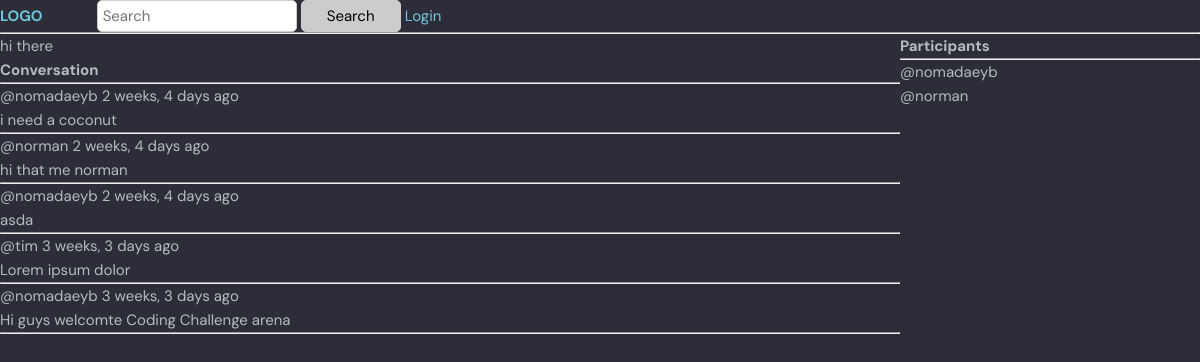
The page /room/1/ on the database its author committed.
### base/models.py (models this page shows, shortened)
class Room(models.Model):
    host = models.ForeignKey(User,on_delete=models.SET_NULL,null=True)
    topic = models.ForeignKey(Topic,on_delete=models.SET_NULL,null=True)
    name= models.CharField(max_length=200,null=True,blank=True)
    description = models.TextField(null=True,blank=True)
    participants = models.ManyToManyField(User,related_name="participants",blank=True)
    updated = models.DateTimeField(auto_now=True)
    created = models.DateTimeField(auto_now_add=True)
    class Meta:
        ordering = ["-updated","-created"]

class Message(models.Model):
    user = models.ForeignKey(User,on_delete=models.CASCADE)
    room = models.ForeignKey(Room,on_delete=models.CASCADE)
    body = models.TextField()
    updated = models.DateTimeField(auto_now=True)
    created = models.DateTimeField(auto_now_add=True)
    class Meta:
        ordering = ["-created","-updated"]

### base/views.py (the view, shortened to what this page needs)
# urls.py: path("room/<str:pk>/",views.room,name="room"),
def room(request,pk):
    room = Room.objects.get(id=pk)
    room_messages = room.message_set.all().order_by("-created")
    participants = room.participants.all()
    context = {"room":room,"room_messages":room_messages,"participants":participants}
    return render(request,"base/room.html",context)

### base/templates/base/room.html (shortened to what this page needs)
{% extends "main.html"  %}
{% block content %}
<div class="room-container" >
    <div>
</h1>{{ room.name}}</h1>
<div class= "comment-wrapper">
    <h3>Conversation</h3>
    <hr>
    {% for message in room_messages %}
        <div>
            <small>@{{message.user}} {{message.created | timesince }} ago</small>
            <p>{{message.body}}</p>
            <hr>
        </div>
    {% endfor %}
</div>
   </div>
   <div>
         <h3>Participants</h3>
         <ul>
            <hr>
              {% for user in participants %}
              <div>
              <p>@{{user.username}}</p>
              </div>
              {% endfor %}
         </ul>
   </div>
</div>
{% endblock %}

### static/styles/style.css (style rules this page uses)
:root { --color-main: #71c6dd; --color-main-light: #e1f6fb; --color-dark: #3f4156; --color-dark-medium: #51546e; --color-dark-light: #696d97; --color-light: #e5e5e5; --color-gray: #8b8b8b; --color-light-gray: #b2bdbd; --color-bg: #2d2d39; --color-success: #5dd693; --color-error: #fc4b0b; }
* { font-family: "DM Sans", -apple-system, BlinkMacSystemFont, "Segoe UI", Roboto, Oxygen, Ubuntu, Cantarell, "Open Sans", "Helvetica Neue", sans-serif; margin: 0; padding: 0; box-sizing: border-box; text-rendering: optimizeLegibility; font-size: inherit; }
html { font-size: 56.25%; }
@media only screen and (min-width: 1200px) { html { font-size: 62.5%; } }
body { line-height: 1.6; font-weight: 400; font-size: 1.5rem; color: var(--color-light-gray); background-color: var(--color-bg); min-height: 100vh; }

### base/templates/base/room.html (style rules this page uses)
.room-container { display: grid; justify-content: space-between; grid-template-columns: 3fr 1fr; }

### rows shown on the page
Room: name "hi there"
Message: user "nomadaeyb", created "2 weeks, 4 days", body "i need a coconut"
Message: user "norman", created "2 weeks, 4 days", body "hi that me norman"
Message: user "nomadaeyb", created "2 weeks, 4 days", body "asda"
Message: user "tim", created "3 weeks, 3 days", body "Lorem ipsum dolor"
Message: user "nomadaeyb", created "3 weeks, 3 days", body "Hi guys welcomte Coding Challenge arena"

### other values the page prints
{{ user.username }} "nomadaeyb"
{{ user.username }} "norman"
